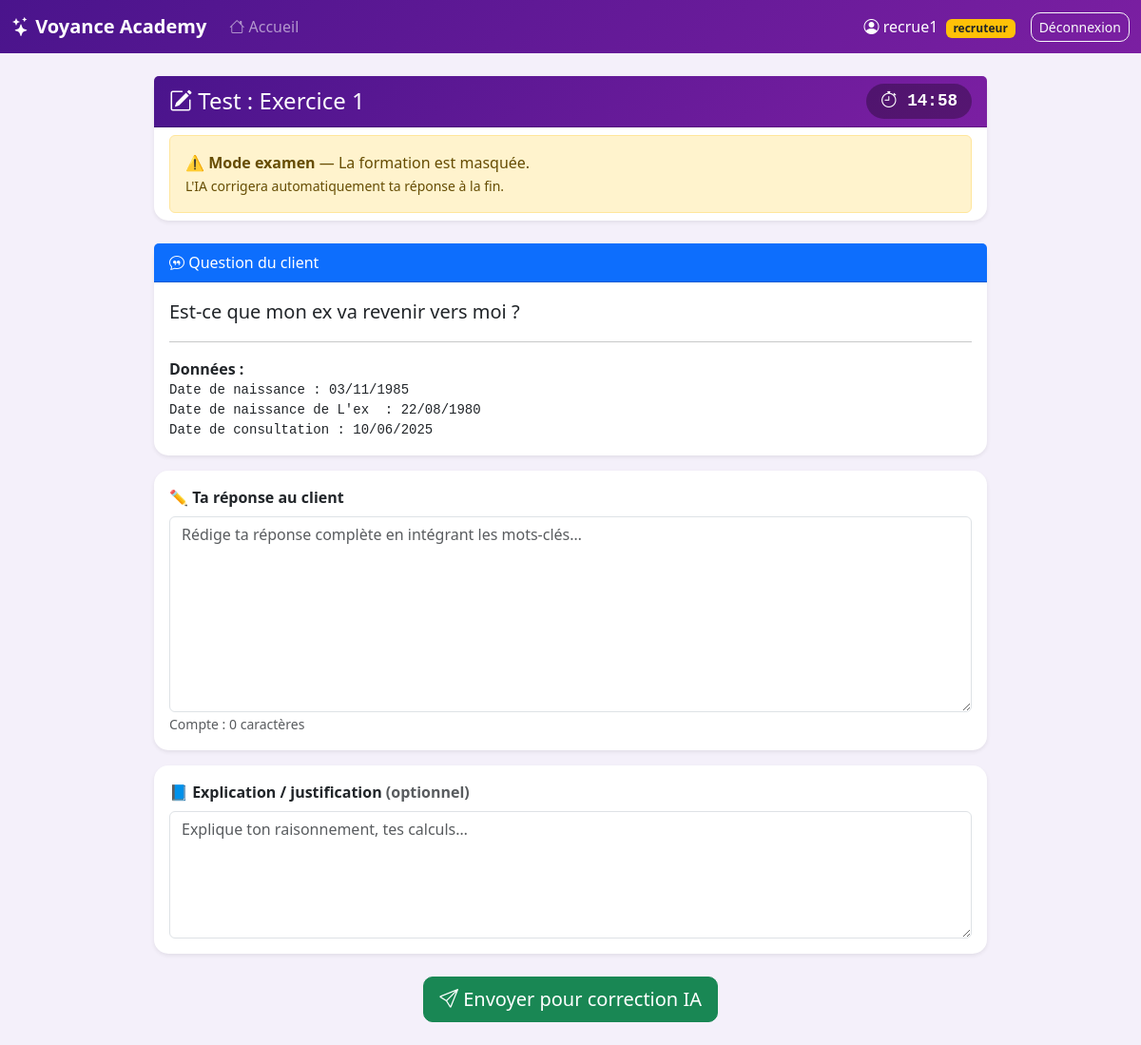
/test/1 (signed in), run on the app's committed database.
### models.py (models this page shows)
class User(UserMixin, db.Model):
    __tablename__ = 'users'
    id = db.Column(db.Integer, primary_key=True)
    username = db.Column(db.String(80), unique=True, nullable=False)
    email = db.Column(db.String(120), unique=True, nullable=False)
    password = db.Column(db.String(200), nullable=False)
    role = db.Column(db.String(20), default='recruteur')
    formateur_id = db.Column(db.Integer, db.ForeignKey('users.id'), nullable=True)
    actif = db.Column(db.Boolean, default=True)
    created_at = db.Column(db.DateTime, default=datetime.utcnow)
    formateur = db.relationship('User', remote_side=[id], backref='recruteurs')
    tentatives = db.relationship('Tentative', backref='user', lazy=True)
    reponses_exercices = db.relationship('ReponseExercice', backref='user', lazy=True)
    cartes_validees = db.relationship('CarteValidee', backref='user', lazy=True,
                                     cascade='all, delete-orphan')

class Exercice(db.Model):
    __tablename__ = 'exercices'
    id = db.Column(db.Integer, primary_key=True)
    titre = db.Column(db.String(200), nullable=False)
    domaine = db.Column(db.String(50))
    niveau = db.Column(db.Integer, default=1)   # ← numéro de carte (1 à 22)
    enonce = db.Column(db.Text, nullable=False)
    donnees = db.Column(db.Text)
    mots_cles = db.Column(db.Text)
    reponse_attendue = db.Column(db.Text)
    theme_id = db.Column(db.Integer, db.ForeignKey('themes.id'), nullable=False)
    ordre = db.Column(db.Integer, default=1)
    created_at = db.Column(db.DateTime, default=datetime.utcnow)
    reponses = db.relationship('ReponseExercice', backref='exercice',
                               cascade='all, delete-orphan')

### app.py (the view, shortened to what this page needs)
@app.route('/test/<int:exercice_id>', methods=['GET', 'POST'])
@login_required
@role_required('recruteur')
def passer_test(exercice_id):
    ex = Exercice.query.get_or_404(exercice_id)
    if ex.theme.nom == 'Tarot de Marseille':
        cartes = calculer_progression_tarot(current_user.id, ex.theme_id)
        carte = next((c for c in cartes if c['niveau'] == ex.niveau), None)
        if not carte or not carte['debloque']:
            flash("🔒 Ce test est verrouillé.", "warning")
            return redirect(url_for('cartes_tarot', theme_id=ex.theme_id))
    deja = ReponseExercice.query.filter_by(
        exercice_id=exercice_id, user_id=current_user.id
    ).first()
    if request.method == 'GET':
        session[f'test_debut_{exercice_id}'] = datetime.utcnow().timestamp()
        return render_template('recruteur/test_examen.html', ex=ex)

### app.py (called while the page is built)
@login_manager.user_loader
def load_user(user_id):
    return db.session.get(User, int(user_id))

def role_required(*roles):
    def decorator(f):
        @wraps(f)
        def wrapper(*args, **kwargs):
            if not current_user.is_authenticated or current_user.role not in roles:
                flash("Accès refusé.", "danger")
                return redirect(url_for('dashboard'))
            return f(*args, **kwargs)
        return wrapper
    return decorator

### templates/recruteur/test_examen.html (shortened to what this page needs)
{% extends "base.html" %}
{% block content %}
<div class="container" style="max-width: 900px;">
  <div class="card shadow-sm border-0 mb-4">
    <div class="card-header text-white" style="background: linear-gradient(135deg, #4a148c, #7b1fa2);">
      <div class="d-flex justify-content-between align-items-center">
        <h4 class="mb-0">
          <i class="bi bi-pencil-square"></i> Test : {{ ex.titre }}
        </h4>
        <div class="chrono-display">
          <i class="bi bi-stopwatch"></i>
          <span id="chrono">15:00</span>
        </div>
      </div>
    </div>
    <div class="card-body py-2">
      <div class="alert alert-warning mb-0">
        ⚠️ <strong>Mode examen</strong> — La formation est masquée.
        <br><small>L'IA corrigera automatiquement ta réponse à la fin.</small>
      </div>
    </div>
  </div>
  <div class="card shadow-sm border-0 mb-3">
    <div class="card-header bg-primary text-white">
      <i class="bi bi-chat-quote"></i> Question du client
    </div>
    <div class="card-body">
      <p class="fs-5 mb-0">{{ ex.enonce }}</p>
      {% if ex.donnees %}
        <hr>
        <strong>Données :</strong>
        <pre style="white-space: pre-wrap; margin: 0;">{{ ex.donnees }}</pre>
      {% endif %}
    </div>
  </div>
  <form method="POST" id="testForm">
    <div class="card shadow-sm border-0 mb-3">
      <div class="card-body">
        <label class="form-label fw-bold">✏️ Ta réponse au client</label>
        <textarea name="reponse_client" id="reponse_client"
                  class="form-control" rows="8" required
                  placeholder="Rédige ta réponse complète en intégrant les mots-clés…"></textarea>
        <small class="text-muted">Compte : <span id="compteur">0</span> caractères</small>
      </div>
    </div>
    <div class="card shadow-sm border-0 mb-3">
      <div class="card-body">
        <label class="form-label fw-bold">
          📘 Explication / justification <span class="text-muted">(optionnel)</span>
        </label>
        <textarea name="explication" class="form-control" rows="5"
                  placeholder="Explique ton raisonnement, tes calculs…"></textarea>
      </div>
    </div>
    <div class="text-center my-4">
      <button type="submit" class="btn btn-lg btn-success">
        <i class="bi bi-send"></i> Envoyer pour correction IA
      </button>
    </div>
  </form>
</div>
{% endblock %}

### templates/base.html (shortened to what this page needs)
<!DOCTYPE html>
<html lang="fr">
<head>
    <link href="https://cdn.jsdelivr.net/npm/bootstrap@5.3.2/dist/css/bootstrap.min.css" rel="stylesheet">
    <link href="https://cdn.jsdelivr.net/npm/bootstrap-icons@1.11.1/font/bootstrap-icons.css" rel="stylesheet">
    <link href="{{ url_for('static', filename='css/style.css') }}" rel="stylesheet">
</head>
<body>
{% if current_user.is_authenticated %}
<nav class="navbar navbar-expand-lg navbar-dark" style="background: linear-gradient(135deg, #4a148c, #7b1fa2);">
  <div class="container-fluid">
    <a class="navbar-brand" href="{{ url_for('dashboard') }}">
      <i class="bi bi-stars"></i> <strong>Voyance Academy</strong>
    </a>
    <div class="collapse navbar-collapse" id="nav">
      <ul class="navbar-nav me-auto">
        {% if current_user.role == 'admin' %}
          <li class="nav-item"><a class="nav-link" href="{{ url_for('admin_dashboard') }}"><i class="bi bi-speedometer2"></i> Dashboard</a></li>
          <li class="nav-item"><a class="nav-link" href="{{ url_for('admin_users') }}"><i class="bi bi-people"></i> Utilisateurs</a></li>
          <li class="nav-item"><a class="nav-link" href="{{ url_for('admin_themes') }}"><i class="bi bi-tags"></i> Thèmes</a></li>
          <li class="nav-item"><a class="nav-link" href="{{ url_for('admin_formations') }}"><i class="bi bi-journal-text"></i> Formations</a></li>
          <li class="nav-item"><a class="nav-link" href="{{ url_for('admin_exercices') }}"><i class="bi bi-journal-check"></i> Tests de niveau</a></li>
        {% else %}
          <li class="nav-item"><a class="nav-link" href="{{ url_for('recruteur_dashboard') }}"><i class="bi bi-house"></i> Accueil</a></li>
        {% endif %}
      </ul>
      <span class="navbar-text text-white me-3">
        <i class="bi bi-person-circle"></i> {{ current_user.username }}
        <span class="badge bg-warning text-dark ms-1">{{ current_user.role }}</span>
      </span>
      <a class="btn btn-outline-light btn-sm" href="{{ url_for('logout') }}">Déconnexion</a>
    </div>
  </div>
</nav>
{% endif %}
<div class="container my-4">
    {% block content %}{% endblock %}
</div>
</body>
</html>

### static/css/style.css (style rules this page uses)
body { background: #f4f0fa; font-family: 'Segoe UI', sans-serif; min-height: 100vh; }
.card { border-radius: 15px; }
.btn { border-radius: 10px; }
.chrono-display { background: rgba(0,0,0,0.3); padding: 5px 15px; border-radius: 20px; font-family: monospace; font-size: 1.1rem; font-weight: bold; }

### data on the page
User: username "recrue1", role "recruteur"
Exercice: titre "Exercice 1", enonce "Est-ce que mon ex va revenir vers moi ?", donnees "Date de naissance : 03/11/1985 Date de naissance de L'ex : 22/08/1980 Date de consultation : 10/06/2025"
